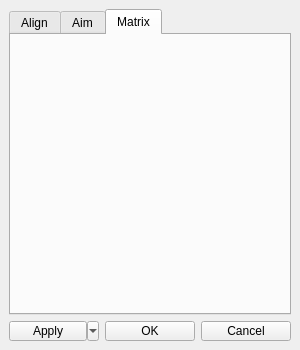
<?xml version="1.0" encoding="UTF-8"?>
<ui version="4.0">
 <class>ezAlignWindow</class>
 <widget class="QMainWindow" name="ezAlignWindow">
  <property name="geometry">
   <rect>
    <x>0</x>
    <y>0</y>
    <width>300</width>
    <height>350</height>
   </rect>
  </property>
  <property name="minimumSize">
   <size>
    <width>300</width>
    <height>350</height>
   </size>
  </property>
  <property name="windowTitle">
   <string>|| Ez Align</string>
  </property>
  <widget class="QWidget" name="centralwidget">
   <layout class="QVBoxLayout" name="centralLayout">
    <item>
     <widget class="QTabWidget" name="tabControl">
      <property name="currentIndex">
       <number>2</number>
      </property>
      <widget class="QAlignTab" name="alignTab">
       <attribute name="title">
        <string>Align</string>
       </attribute>
      </widget>
      <widget class="QAimTab" name="aimTab">
       <attribute name="title">
        <string>Aim</string>
       </attribute>
      </widget>
      <widget class="QMatrixTab" name="matrixTab">
       <attribute name="title">
        <string>Matrix</string>
       </attribute>
      </widget>
     </widget>
    </item>
    <item>
     <layout class="QHBoxLayout" name="buttonLayout">
      <item>
       <widget class="QDropDownButton" name="applyPushButton">
        <property name="sizePolicy">
         <sizepolicy hsizetype="Expanding" vsizetype="Fixed">
          <horstretch>0</horstretch>
          <verstretch>0</verstretch>
         </sizepolicy>
        </property>
        <property name="minimumSize">
         <size>
          <width>0</width>
          <height>20</height>
         </size>
        </property>
        <property name="maximumSize">
         <size>
          <width>16777215</width>
          <height>20</height>
         </size>
        </property>
        <property name="mouseTracking">
         <bool>true</bool>
        </property>
        <property name="text">
         <string>Apply</string>
        </property>
        <property name="popupMode">
         <enum>QToolButton::MenuButtonPopup</enum>
        </property>
        <property name="toolButtonStyle">
         <enum>Qt::ToolButtonTextOnly</enum>
        </property>
        <property name="arrowType">
         <enum>Qt::DownArrow</enum>
        </property>
       </widget>
      </item>
      <item>
       <widget class="QPushButton" name="okayPushButton">
        <property name="sizePolicy">
         <sizepolicy hsizetype="Expanding" vsizetype="Fixed">
          <horstretch>0</horstretch>
          <verstretch>0</verstretch>
         </sizepolicy>
        </property>
        <property name="minimumSize">
         <size>
          <width>0</width>
          <height>20</height>
         </size>
        </property>
        <property name="maximumSize">
         <size>
          <width>16777215</width>
          <height>20</height>
         </size>
        </property>
        <property name="text">
         <string>OK</string>
        </property>
       </widget>
      </item>
      <item>
       <widget class="QPushButton" name="cancelPushButton">
        <property name="sizePolicy">
         <sizepolicy hsizetype="Expanding" vsizetype="Fixed">
          <horstretch>0</horstretch>
          <verstretch>0</verstretch>
         </sizepolicy>
        </property>
        <property name="minimumSize">
         <size>
          <width>0</width>
          <height>20</height>
         </size>
        </property>
        <property name="maximumSize">
         <size>
          <width>16777215</width>
          <height>20</height>
         </size>
        </property>
        <property name="text">
         <string>Cancel</string>
        </property>
       </widget>
      </item>
     </layout>
    </item>
   </layout>
  </widget>
 </widget>
 <customwidgets>
  <customwidget>
   <class>QDropDownButton</class>
   <extends>QToolButton</extends>
   <header>dcc/ui/qdropdownbutton.h</header>
  </customwidget>
  <customwidget>
   <class>QAlignTab</class>
   <extends>QWidget</extends>
   <header>ezalign/ui/tabs/qaligntab.h</header>
   <container>1</container>
  </customwidget>
  <customwidget>
   <class>QAimTab</class>
   <extends>QWidget</extends>
   <header>ezalign/ui/tabs/qaimtab.h</header>
   <container>1</container>
  </customwidget>
  <customwidget>
   <class>QMatrixTab</class>
   <extends>QWidget</extends>
   <header>ezalign/ui/tabs/qmatrixtab.h</header>
   <container>1</container>
  </customwidget>
 </customwidgets>
 <resources/>
 <connections/>
</ui>
